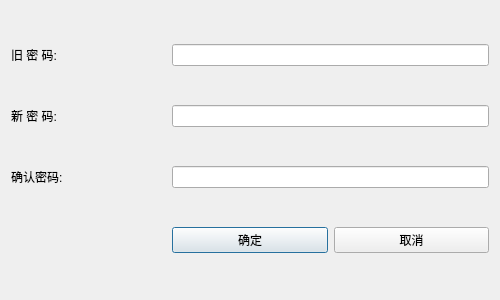
<?xml version="1.0" encoding="UTF-8"?>
<ui version="4.0">
 <class>passwdEdit</class>
 <widget class="QDialog" name="passwdEdit">
  <property name="geometry">
   <rect>
    <x>0</x>
    <y>0</y>
    <width>500</width>
    <height>300</height>
   </rect>
  </property>
  <property name="maximumSize">
   <size>
    <width>500</width>
    <height>300</height>
   </size>
  </property>
  <property name="windowTitle">
   <string>修改密码</string>
  </property>
  <property name="styleSheet">
   <string notr="true">background:url(:/images/10.jpg)</string>
  </property>
  <layout class="QHBoxLayout" name="horizontalLayout">
   <item>
    <layout class="QGridLayout" name="gridLayout">
     <item row="0" column="0">
      <widget class="QLabel" name="label">
       <property name="text">
        <string>旧 密 码:</string>
       </property>
      </widget>
     </item>
     <item row="0" column="1" colspan="2">
      <widget class="QLineEdit" name="lineEdit_passwd"/>
     </item>
     <item row="1" column="0">
      <widget class="QLabel" name="label_2">
       <property name="text">
        <string>新 密 码:</string>
       </property>
      </widget>
     </item>
     <item row="1" column="1" colspan="2">
      <widget class="QLineEdit" name="lineEdit_newPasswd"/>
     </item>
     <item row="2" column="0">
      <widget class="QLabel" name="label_3">
       <property name="text">
        <string>确认密码:</string>
       </property>
      </widget>
     </item>
     <item row="2" column="1" colspan="2">
      <widget class="QLineEdit" name="lineEdit_passwdOk"/>
     </item>
     <item row="3" column="1">
      <widget class="QPushButton" name="btn_ok">
       <property name="text">
        <string>确定</string>
       </property>
      </widget>
     </item>
     <item row="3" column="2">
      <widget class="QPushButton" name="btn_cancel">
       <property name="text">
        <string>取消</string>
       </property>
      </widget>
     </item>
    </layout>
   </item>
  </layout>
 </widget>
 <resources/>
 <connections/>
</ui>
